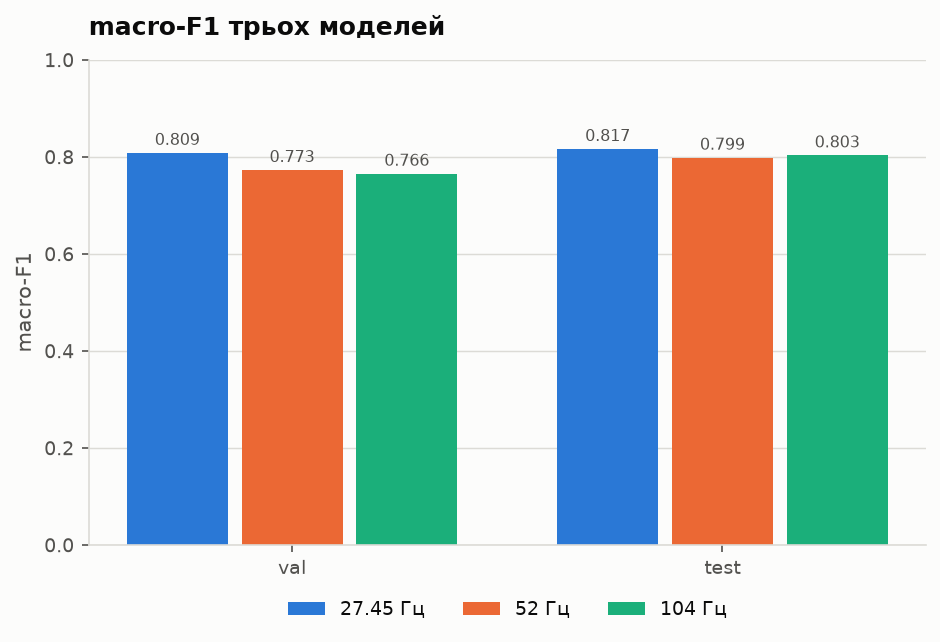
#> input picture validation/figures/models_macro_f1.png, 940 x 642 px; the run also reads 2 pictures not shown here
$ python report_pdf.py
#> lines starting #> are read from the running program, lines starting #| are printed output that depends on the picture
"""Генератор model_selection_report.pdf.

Звіт пишеться ПОЗА репозиторієм — поруч із ним, у теці проєкту, бо це
особистий матеріал. У validation/ PDF не зберігаються (див. .gitignore).

Верстка на matplotlib: кожна сторінка — окрема фігура A4, текст і графіки
розкладаються згори вниз простим потоковим укладальником. Шрифт DejaVu Sans
(типовий у matplotlib) має повний кириличний набір.
"""
from __future__ import annotations

import json
import textwrap
from pathlib import Path

import matplotlib
matplotlib.use("Agg")
import matplotlib.image as mpimg
import matplotlib.pyplot as plt
from matplotlib.backends.backend_pdf import PdfPages

from . import config as C

H = "104hz_historical/"

A4 = (8.27, 11.69)
LEFT, RIGHT, TOP, BOTTOM = 0.09, 0.93, 0.945, 0.055
WIDTH = RIGHT - LEFT


class Page:
    """Потокова сторінка: елементи додаються згори вниз."""

    def __init__(self, pdf: PdfPages, number: int, running_head: str = ""):
        self.pdf = pdf
        self.fig = plt.figure(figsize=A4, facecolor="white")
        self.y = TOP
        self.number = number
        if running_head:
            self.fig.text(LEFT, 0.975, running_head, fontsize=7.5, color="#8a8a84")
        self.fig.text(RIGHT, 0.025, str(number), fontsize=8, color="#8a8a84", ha="right")

    def space(self, dy: float):
        self.y -= dy

    def h1(self, text: str):
        self.fig.text(LEFT, self.y, text, fontsize=17, fontweight="bold", color=C.INK,
                      va="top")
        self.y -= 0.042

    def h2(self, text: str):
        self.y -= 0.004
        self.fig.text(LEFT, self.y, text, fontsize=11.5, fontweight="bold", color=C.INK,
                      va="top")
        self.y -= 0.027

    def para(self, text: str, size: float = 9.3, color: str | None = None, wrap: int = 95):
        lines = []
        for block in text.split("\n"):
            lines.extend(textwrap.wrap(block, wrap) or [""])
        self.fig.text(LEFT, self.y, "\n".join(lines), fontsize=size,
                      color=color or "#26251f", va="top", linespacing=1.55)
        self.y -= 0.0175 * len(lines) + 0.009

    def bullets(self, items: list[str], size: float = 9.3, wrap: int = 90):
        for it in items:
            lines = textwrap.wrap(it, wrap)
            self.fig.text(LEFT + 0.012, self.y, "•", fontsize=size, color=C.INK_MUTED, va="top")
            self.fig.text(LEFT + 0.028, self.y, "\n".join(lines), fontsize=size,
                          color="#26251f", va="top", linespacing=1.55)
            self.y -= 0.0175 * len(lines) + 0.005
        self.y -= 0.006

    def table(self, header: list[str], rows: list[list[str]], cols: list[float],
              size: float = 8.6, status_col: int | None = None):
        x0 = LEFT
        self.fig.lines.append(plt.Line2D([LEFT, RIGHT], [self.y + 0.012, self.y + 0.012],
                                         transform=self.fig.transFigure,
                                         color="#c9c8c2", lw=0.9))
        x = x0
        for h, w in zip(header, cols):
            self.fig.text(x, self.y, h, fontsize=size, fontweight="bold",
                          color=C.INK_MUTED, va="top")
            x += w
        self.y -= 0.021
        self.fig.lines.append(plt.Line2D([LEFT, RIGHT], [self.y + 0.007, self.y + 0.007],
                                         transform=self.fig.transFigure,
                                         color="#c9c8c2", lw=0.9))
        for r in rows:
            x = x0
            height = 1
            for i, (cell, w) in enumerate(zip(r, cols)):
                col = "#26251f"
                weight = "normal"
                if status_col is not None and i == status_col:
                    col = C.STATUS.get(cell.strip(), "#26251f")
                    weight = "bold"
                lines = textwrap.wrap(cell, max(8, int(w * 125)))
                height = max(height, len(lines))
                self.fig.text(x, self.y, "\n".join(lines), fontsize=size, color=col,
                              fontweight=weight, va="top", linespacing=1.4)
                x += w
            self.y -= 0.0165 * height + 0.004
        self.y -= 0.008

    def image(self, name: str, caption: str, max_h: float = 0.27):
        path = C.FIGURES_DIR / name
        img = mpimg.imread(path)
        ih, iw = img.shape[0], img.shape[1]
        page_w_in, page_h_in = A4
        w = WIDTH
        h = w * (ih / iw) * (page_w_in / page_h_in)
        if h > max_h:
            h = max_h
            w = h * (iw / ih) * (page_h_in / page_w_in)
        x = LEFT + (WIDTH - w) / 2
        ax = self.fig.add_axes((x, self.y - h, w, h))
        ax.imshow(img)
        ax.axis("off")
        self.y -= h + 0.012
        if caption:
            lines = textwrap.wrap(caption, 110)
            self.fig.text(LEFT, self.y, "\n".join(lines), fontsize=8.2,
                          color=C.INK_MUTED, va="top", style="italic", linespacing=1.45)
            self.y -= 0.015 * len(lines) + 0.012

    def close(self):
        self.pdf.savefig(self.fig)
        plt.close(self.fig)


def _r(name: str) -> dict:
    p = C.RESULTS_DIR / name
    return json.loads(p.read_text(encoding="utf-8")) if p.exists() else {}


def build(out_path: Path | None = None) -> Path:
    # Звіт — особистий матеріал, тому пишеться поза репозиторієм,
    # поруч з іншими конспектами.
    out = out_path or (C.REPO_ROOT.parent / "model_selection_report.pdf")
    cmp_ = _r("01_model_comparison.json")
#> (reads validation/results/01_model_comparison.json from the repository)
    q = _r("02_quantization.json")
#> (reads validation/results/02_quantization.json from the repository)
    par = _r("05_preprocessing_parity.json")
#> (reads validation/results/05_preprocessing_parity.json from the repository)
    tv = _r("06_test_vectors.json")
#> (reads validation/results/06_test_vectors.json from the repository)
    summ = _r("00_summary.json").get("rows", [])
    odr = _r("board_odr.json")
    inf = _r("board_inference.json")
    bvec = _r("board_vectors.json")
    live = _r("board_live.json")
    M = cmp_["models"]
    ch = M[C.CHOSEN]
    head = "Вибір моделі для трекера активності на STM32U585"
    n = 0

    with PdfPages(out) as pdf:
        # ── 1 ────────────────────────────────────────────────────────────────
        n += 1
        p = Page(pdf, n)
        p.space(0.03)
        p.h1("Вибір моделі для трекера активності")
        p.para("Обґрунтування деплою st_ign_realworld_imu_27hz на STM32U585AII", size=11.5,
               color=C.INK_MUTED)
        p.space(0.025)
        p.h2("1. Задача і обмеження платформи")
        p.para(
            "Трекер носиться на плечі й має розпізнавати активність локально, без "
            "зв'язку з телефоном. Класифікація йде на самій платі: інференс, препроцесинг "
            "і збір даних діляться одним ядром.")
        p.bullets([
            f"Плата: {C.MCU['name']}, Arm Cortex-M33 на 160 МГц, "
            f"{C.MCU['flash_kib']} КіБ Flash, {C.MCU['ram_kib']} КіБ RAM.",
            "Датчик ISM330DHCX: акселерометр і гіроскоп, 6 осей, одиниці g і °/с.",
            f"Формат входу моделі заданий прошивкою: вікно {C.BOARD['window_samples']} × "
            f"{C.BOARD['channels']} при {C.BOARD['fs_hz']:g} Гц, крок {C.BOARD['hop_samples']} "
            f"відліків (перекриття 50 %).",
            f"Перед вікном стоїть ФНЧ {C.BOARD['lpf_hz']:g} Гц, Баттерворт "
            f"{C.BOARD['lpf_order']}-го порядку, причинний.",
            "Нормалізація робиться на платі тими самими константами, що й при навчанні.",
            "Класи: Lying, Stationary, Walking, Running, Stairs.",
        ])
        p.para(
            "Критерій придатності моделі подвійний: вона має бути точною і має "
            "відтворюватися на платі без змін у тракті обробки сигналу. Другий критерій "
            "виявився вирішальним.")
        p.close()

        # ── 2 ────────────────────────────────────────────────────────────────
        n += 1
        p = Page(pdf, n, head)
        p.h2("2. Датасет")
        p.para(
            "RealWorld HAR (2016), положення upper arm, акселерометр і гіроскоп. "
            "Сире джерело записане на ~50 Гц. Дані для обраної моделі отримані "
            "передискретизацією вниз до 27.45 Гц — частоти, яку датчик плати видає "
            "насправді при номінальних 26 Гц.")
        p.bullets([
            f"Вікна {ch['window_samples']} × {C.BOARD['channels']} по 2.0 с при "
            f"{ch['fs_hz']:g} Гц, крок {ch['stride_samples']}.",
            f"Розмір вибірок: train 42 052, val 7 818, test "
            f"{ch['test']['n_windows']} вікон.",
            "Поділ строго за людьми: train 1-5, 7-9, 11, 13; val 6, 10; test 12, 14, 15. "
            "Жоден учасник не потрапляє у дві вибірки.",
            "Нормалізаційні константи пораховані лише на train і зберігаються окремо.",
            "Відбір моделей під час навчання йшов виключно по val_loss; test оцінювався "
            "один раз наприкінці, тож витоку немає.",
        ])
        p.h2("3. Кандидати")
        p.para(
            "Три моделі однакової архітектури ST-IGN, що відрізняються лише частотою "
            "дискретизації навчальних даних.")
        p.table(
            ["показник", "27.45 Гц", "52 Гц", "104 Гц (обрана)"],
            [
                ["вхід", "55 × 6", "104 × 6", "208 × 6"],
                ["macro-F1 test", f"{M['27hz']['test']['macro_f1']:.4f}",
                 f"{M['52hz']['test']['macro_f1']:.4f}", f"{ch['test']['macro_f1']:.4f}"],
                ["macro-F1 val", f"{M['27hz']['val']['macro_f1']:.4f}",
                 f"{M['52hz']['val']['macro_f1']:.4f}", f"{ch['val']['macro_f1']:.4f}"],
                ["параметри", f"{M['27hz']['params']:,}".replace(",", " "),
                 f"{M['52hz']['params']:,}".replace(",", " "),
                 f"{ch['params']:,}".replace(",", " ")],
                ["MACC", f"{M['27hz']['macc']:,}".replace(",", " "),
                 f"{M['52hz']['macc']:,}".replace(",", " "),
                 f"{ch['macc']:,}".replace(",", " ")],
                ["сумісність із платою", "ні", "ні", "так"],
            ],
            [0.30, 0.19, 0.19, 0.22])
        p.image("models_macro_f1.png",
                "Рис. 1. macro-F1 на val і test. Ранжування однакове на обох вибірках, "
                "тож перевага 27-герцової моделі не є артефактом тестового набору.",
                max_h=0.235)
#> in image, img is the input picture: shape (642, 940, 4) float32; mean R, G, B, A 0.749, 0.799, 0.789, 1
        p.close()

        # ── 3 ────────────────────────────────────────────────────────────────
        n += 1
        p = Page(pdf, n, head)
        p.image("models_f1_per_class.png",
                "Рис. 2. F1 по класах. Lying, Stationary і Running тримаються на 0.93-0.99 "
                "у всіх трьох моделей; уся різниця між ними зосереджена у Walking і Stairs.",
                max_h=0.285)
#> call 2 of image, with name = 'models_f1_per_class.png', max_h = 0.285
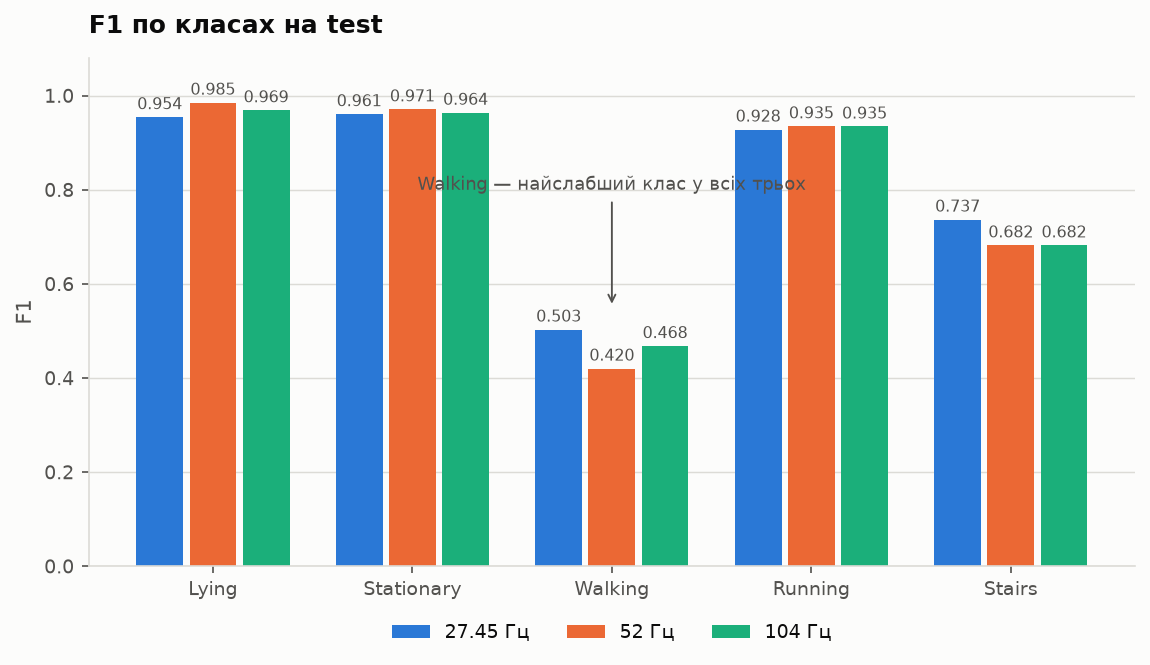
#> input picture validation/figures/models_f1_per_class.png, 1150 x 665 px
#> in image, img is the input picture: shape (665, 1150, 4) float32; mean R, G, B, A 0.771, 0.818, 0.808, 1
        p.image("f1_vs_macc.png",
                "Рис. 3. Точність проти обчислювальної вартості. Підвищення частоти до "
                "104 Гц коштує вп'ятеро більше обчислень, ніж 27.45 Гц, і дає на 1.3 пункта "
                "менше macro-F1 — передискретизація вгору інформації не додає.",
                max_h=0.285)
#> call 3 of image, with name = 'f1_vs_macc.png', max_h = 0.285
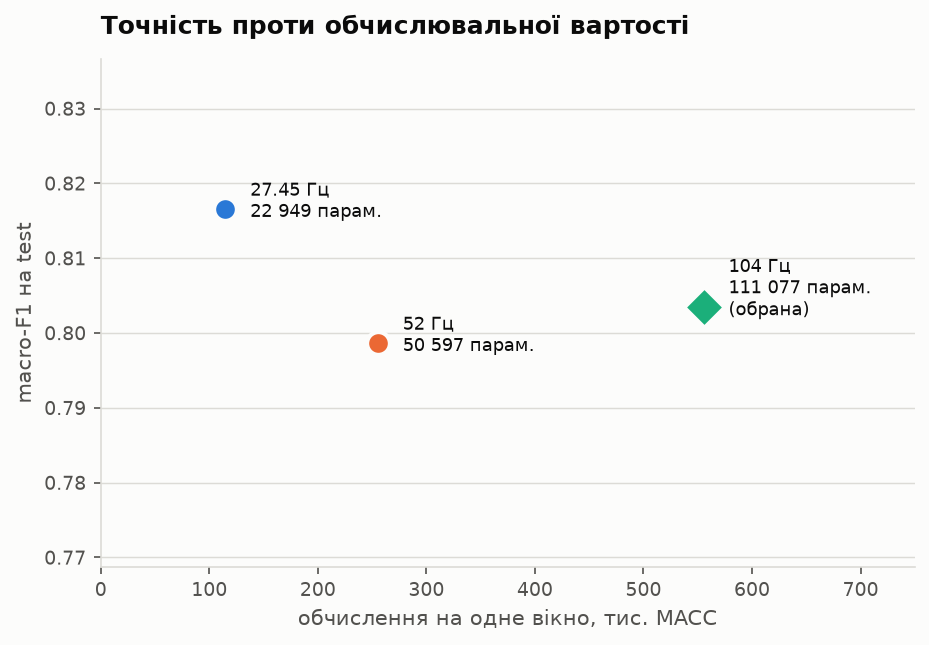
#> input picture validation/figures/f1_vs_macc.png, 929 x 645 px
#> in image, img is the input picture: shape (645, 929, 4) float32; mean R, G, B, A 0.973, 0.973, 0.959, 1
        p.close()
#> in close (call 3), `self.pdf.savefig(self.fig)`:
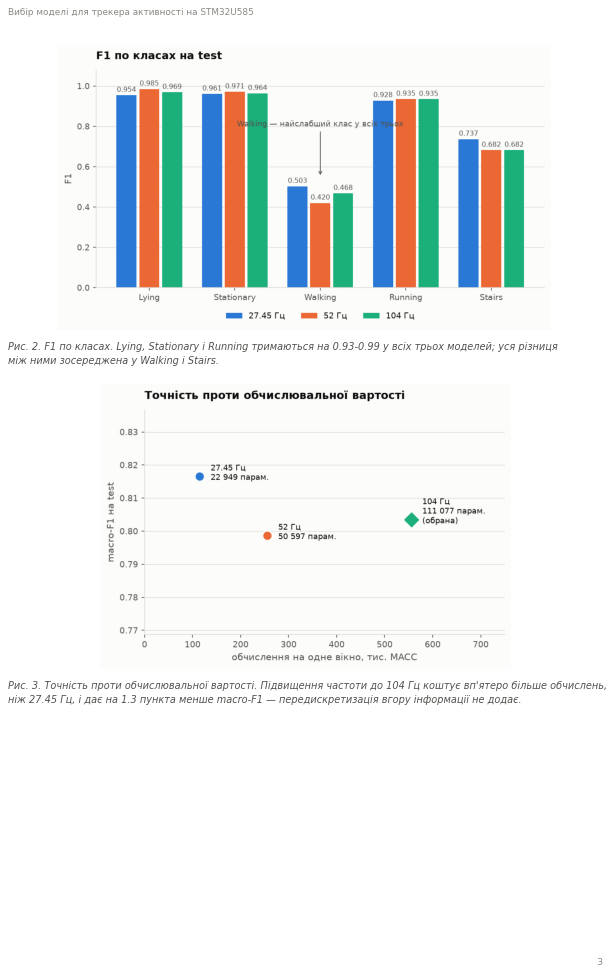
#> figure drawn by matplotlib, 2 panels

        # ── 4 ────────────────────────────────────────────────────────────────
        n += 1
        p = Page(pdf, n, head)
        p.image("f1_per_subject.png",
                "Рис. 4. macro-F1 по кожному учаснику тестової вибірки. Розкид помірний "
                "(0.74-0.88), жоден учасник не провалюється, тобто середнє не приховує "
                "окремого катастрофічного випадку.",
                max_h=0.235)
#> call 4 of image, with name = 'f1_per_subject.png', max_h = 0.235
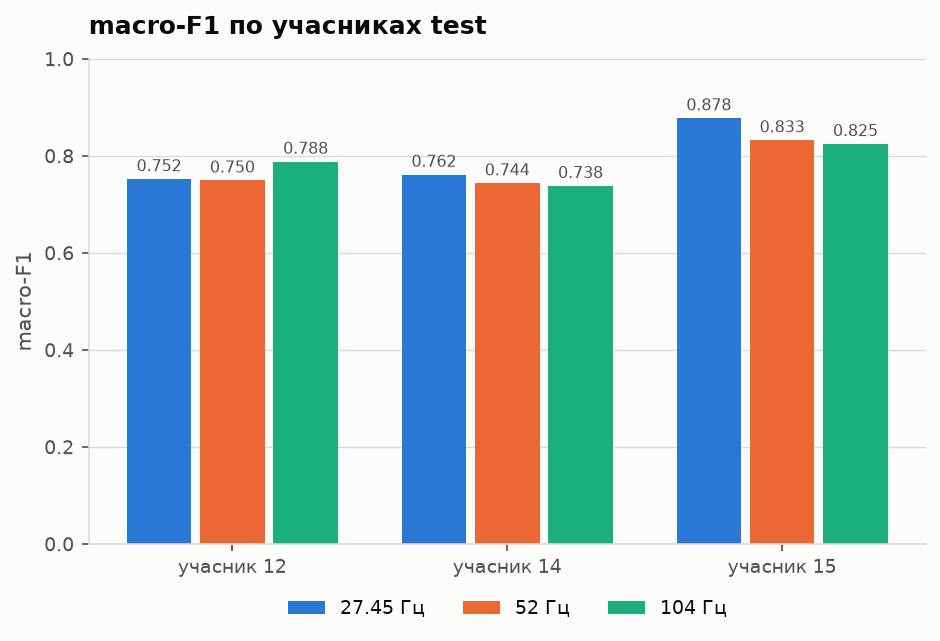
#> input picture validation/figures/f1_per_subject.png, 940 x 641 px
#> in image, img is the input picture: shape (641, 940, 4) float32; mean R, G, B, A 0.759, 0.807, 0.795, 1
#> (the rest of the program and of its run is left out)
